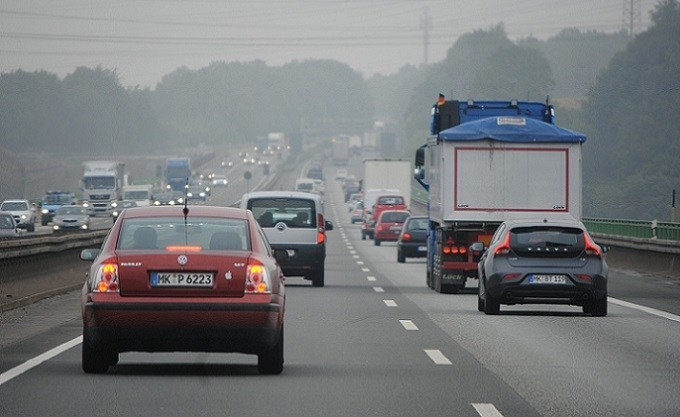
#> input picture Car/Car.jpg, 680 x 417 px
$ python 'Car and Pedestrian Tracking.py'
#> lines starting #> are read from the running program, lines starting #| are printed output that depends on the picture; after the words box and inside, x2 and y2 are one past the last pixel; in counts of white or black regions, pixels touching at a corner belong together
# Gunjan Paul 19th Septmember 2020 😎


# importing libraries
import cv2

# image file
img_file = "./Car/Car.jpg"
# pre-trained car classifer
car_classifer = "cars.xml"


# create opencv image( a multidimensional image data)
img = cv2.imread(img_file)
#> img is the input picture: shape (417, 680, 3); mean B, G, R 122.6, 120.6, 118.4


# convert to greyscale
black_n_white = cv2.cvtColor(img, cv2.COLOR_BGR2GRAY)
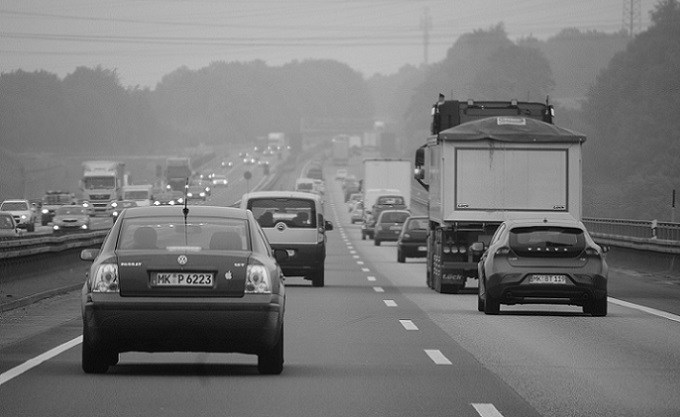
#> black_n_white: shape (417, 680); min 0, max 255, mean 120.1
# create  car classifer
car_tracker = cv2.CascadeClassifier(car_classifer)

# detecting car in the image
cars = car_tracker.detectMultiScale(black_n_white)
#> cars = [[158, 332, 64, 64], [257, 207, 82, 82]]

# drawing recctangle around the cars on the basis of the car cordinates
car1 = cars[0]
#> car1 = [158, 332, 64, 64]
(x, y, w, h) = car1
#> x = 158; y = 332; w = 64; h = 64

cv2.rectangle(img, (x, y), (x+w, y+h), (0, 0, 255), 2)
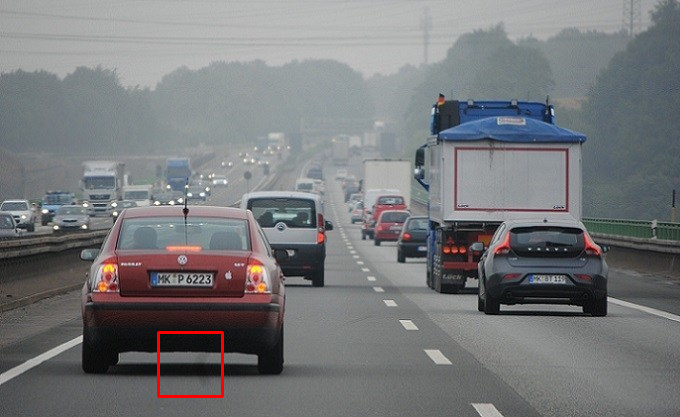
#> img: shape (417, 680, 3); 0.27% of pixels changed, all inside (x1, y1, x2, y2) = (157, 331, 224, 398)

# for (x, y, w, h) in cars:
#     cv2.rectangle(img, (x, y), (x+w, y+h), (o, 0, 255), 2)


cv2.imshow("detected car", img)
cv2.waitKey(0)
